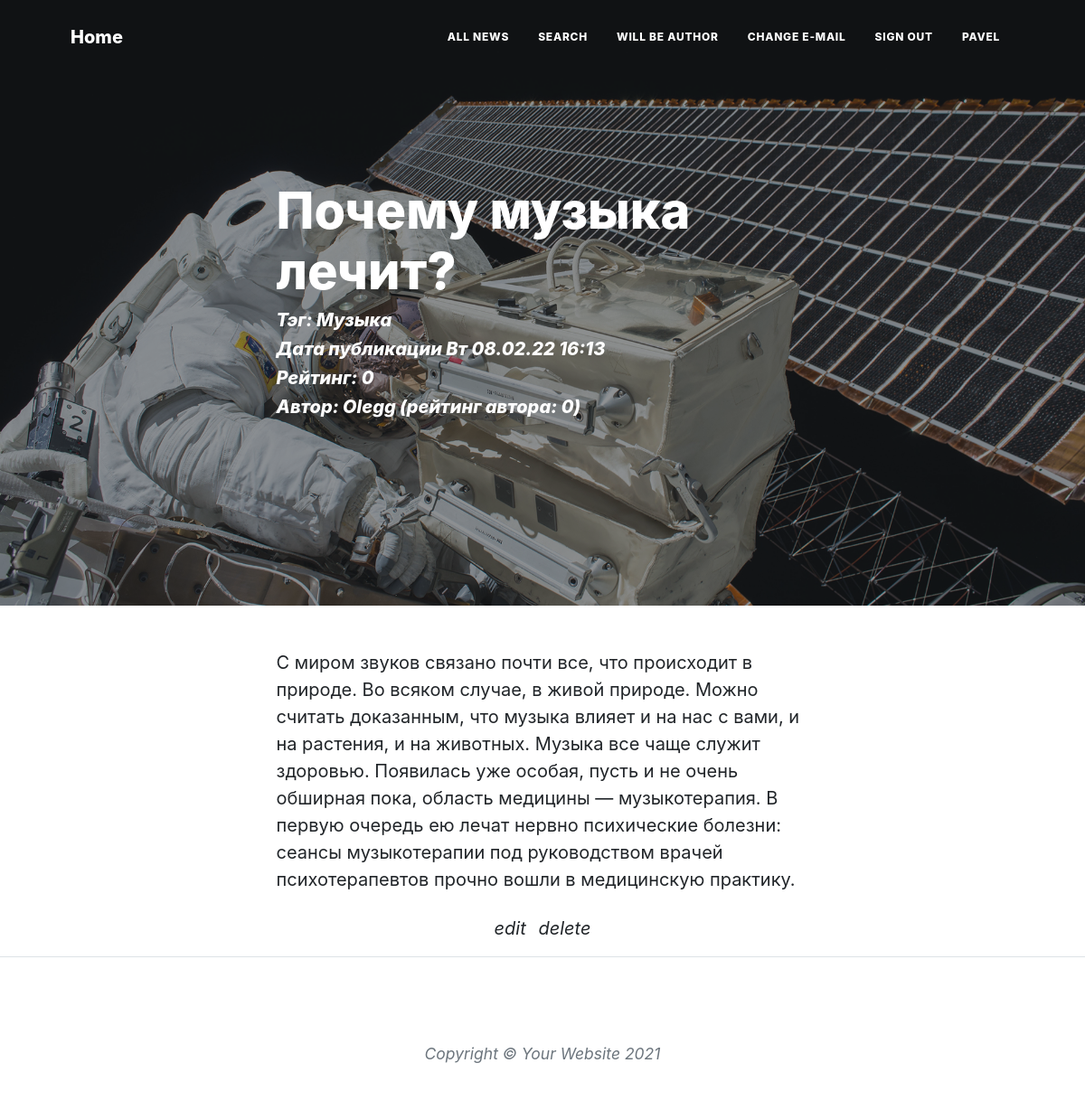
The page /news/8/ (signed in) on the database its author committed.
### news/models.py (models this page shows, shortened)
class Post(models.Model):
    story = 'ST'
    news = 'NW'
    VARIANTS = [
        (story, 'статья'),
        (news, 'новость'),
    ]
    type = models.CharField('Тип', max_length=2, choices=VARIANTS)
    time = models.DateTimeField('Дата публикации', auto_now_add=True)
    header = models.CharField('Заголовок', max_length=255)
    text = models.TextField('Текст')
    rating = models.IntegerField('Рейтинг', default=0)
    author = models.ForeignKey(Author, verbose_name='Автор', on_delete=models.CASCADE)
    category = models.ManyToManyField(Category, verbose_name='Категории', related_name='post_category')
    class Meta:
        verbose_name = 'Публикация'
        verbose_name_plural = 'Публикации'

class Category(models.Model):
    name = models.CharField('Категория', max_length=150, unique=True)
    class Meta:
        verbose_name = 'Категория'
        verbose_name_plural = 'Категории'

class Author(models.Model):
    name = models.OneToOneField(User, verbose_name='Автор', on_delete=models.CASCADE)
    rating = models.IntegerField('Рейтинг', default=0)
    class Meta:
        verbose_name = 'Автор'
        verbose_name_plural = 'Авторы'

### news/views.py (the view)
# urls.py: path('<int:pk>/', PostView.as_view(), name='detail'),
class PostView(DetailView):
    model = Post
    context_object_name = 'post'
    def get_context_data(self, **kwargs):
        context = super().get_context_data(**kwargs)
        context['is_not_author'] = not self.request.user.groups.filter(name='authors').exists()
        context['is_author'] = self.request.user.groups.filter(name='authors').exists()
        return context

### news/templatetags/custom_filters.py (called while the page is built)
@register.filter(name='censor')
def censor(value):
    bad_words = ['kaka', 'saka', 'nigga']
    text = set(value.split())
    for i in text:
        for j in bad_words:
            if i == j:
                return value.replace(i, '***')
    return value

### templates/news/Post_detail.html (shortened to what this page needs)
{% extends 'news/Base.html' %}
{% load static %}
{% load custom_filters %}
{% block content %}
        <header class="masthead" style="background-image: url({% static 'news/assets/img/post-bg.jpg' %})">
            <div class="container position-relative px-4 px-lg-5">
                <div class="row gx-4 gx-lg-5 justify-content-center">
                    <div class="col-md-10 col-lg-8 col-xl-7">
                        <div class="post-heading">
                            <h1>{{ post.header }}</h1>
                            <span class="meta">
                                <h5>Тэг: {% for cat in post.category.all %} {{ cat.name }} {% endfor %}</h5>
                                <h5>Дата публикации {{ post.time|date:'D d.m.y H:i'}}</h5>
                                <h5>Рейтинг: {{ post.rating }}</h5>
                                <h5>Автор: {{ post.author.name.username }} (рейтинг автора: {{ post.author.rating }})</h5>
                            </span>
                        </div>
                    </div>
                </div>
            </div>
        </header>
        <article class="mb-4">
            <div class="container px-4 px-lg-5">
                <div class="row gx-4 gx-lg-5 justify-content-center">
                    <div class="col-md-10 col-lg-8 col-xl-7">
                        {{ post.text|censor }}
                    </div>
                </div>
            </div>
        </article>
        <div class="container px-4 px-lg-5">
                <div class="row gx-4 gx-lg-5 justify-content-center">
                    <div class="col-md-10 col-lg-8 col-xl-7">
                        <ul class="list-inline text-center">
                            <li class="list-inline-item">
                                <a href="{% url 'edit' post.id %}">
                                    <span class="fa-stack fa-lg">
                                        <i class="post-subtitle">edit</i>
                                    </span>
                                </a>
                            </li>
                            <li class="list-inline-item">
                                <a href="{% url 'delete' post.id %}">
                                    <span class="fa-stack fa-lg">
                                        <i class="post-subtitle">delete</i>
                                    </span>
                                </a>
                            </li>
                        </ul>
                    </div>
                </div>
            </div>
{% endblock content %}

### templates/news/Base.html (shortened to what this page needs)
<!DOCTYPE html>
{% load static %}
<html lang="en">
    <head>
        <link href="{% static 'news/css/font_1.css' %}" rel="stylesheet" type="text/css" />
        <link href="{% static 'news/css/font_2.css' %}" rel="stylesheet" type="text/css" />
        <link href="{% static 'news/css/styles.css' %}" rel="stylesheet" />
    </head>
    <body>
        <nav class="navbar navbar-expand-lg navbar-light" id="mainNav">
            <div class="container px-4 px-lg-5">
                <a class="navbar-brand" href="{% url 'list' %}">Home</a>
                <div class="collapse navbar-collapse" id="navbarResponsive">
                    <ul class="navbar-nav ms-auto py-4 py-lg-0">
                        <li class="nav-item"><a class="nav-link px-lg-3 py-3 py-lg-4" href="{% url 'list' %}">All news</a></li>
                        <li class="nav-item"><a class="nav-link px-lg-3 py-3 py-lg-4" href="{% url 'search' %}">Search</a></li>
                        {% if is_not_author %}
                        <li class="nav-item"><a class="nav-link px-lg-3 py-3 py-lg-4" href="{% url 'upgrade' %}">Will be author</a></li>
                        {% else %}
                        <li class="nav-item"><a class="nav-link px-lg-3 py-3 py-lg-4" href="{% url 'add' %}">Add post</a></li>
                        {% endif %}
                        {% if user.is_authenticated %}
                        <li class="nav-item"><a class="nav-link px-lg-3 py-3 py-lg-4" href="{% url 'account_email' %}">Change E-mail</a></li>
                        <li class="nav-item"><a class="nav-link px-lg-3 py-3 py-lg-4" href="{% url 'account_logout' %}">Sign Out</a></li>
                        <li class="nav-item"><a class="nav-link px-lg-3 py-3 py-lg-4" >{{ user.username }}</a></li>
                        {% else %}
                        <li class="nav-item"><a class="nav-link px-lg-3 py-3 py-lg-4" href="{% url 'account_login' %}">Sign In</a></li>
                        <li class="nav-item"><a class="nav-link px-lg-3 py-3 py-lg-4" href="{% url 'account_signup' %}">Sign Up</a></li>
                        {% endif %}
                    </ul>
                </div>
            </div>
        </nav>
        {% block content %}
        {% endblock content %}
        <footer class="border-top">
            <div class="container px-4 px-lg-5">
                <div class="row gx-4 gx-lg-5 justify-content-center">
                    <div class="col-md-10 col-lg-8 col-xl-7">
                        <ul class="list-inline text-center">
                        </ul>
                        <div class="small text-center text-muted fst-italic">Copyright &copy; Your Website 2021</div>
                    </div>
                </div>
            </div>
        </footer>
    </body>
</html>

### rows shown on the page
Post: header "Почему музыка лечит?", time "Вт 08.02.22 16:13", rating "0", author.name.username "Olegg", author.rating "0", text|censor "С миром звуков связано почти все, что происходит в природе. Во всяком случае, в живой природе. Можно считать доказанным, что музыка влияет и на нас с вами, и на растения, и на животных. Музыка все чаще служит здоровью. Появилась уже особая, пусть и не очень обширная пока, область медицины — музыкотерапия. В первую очередь ею лечат нервно психические болезни: сеансы музыкотерапии под руководством врачей психотерапевтов прочно вошли в медицинскую практику."
Category: name "Музыка"

### other values the page prints
{{ user.username }} "PAVEL"
